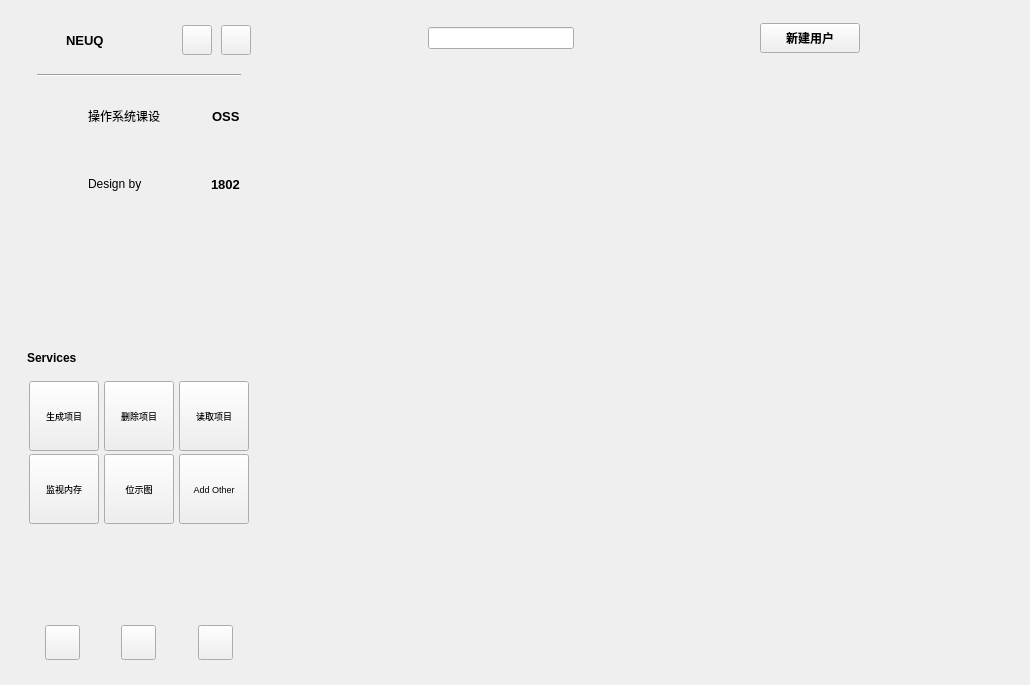
<?xml version="1.0" encoding="UTF-8"?>
<ui version="4.0">
 <class>Widget</class>
 <widget class="QWidget" name="Widget">
  <property name="geometry">
   <rect>
    <x>0</x>
    <y>0</y>
    <width>1030</width>
    <height>685</height>
   </rect>
  </property>
  <property name="minimumSize">
   <size>
    <width>1030</width>
    <height>685</height>
   </size>
  </property>
  <property name="windowTitle">
   <string>Widget</string>
  </property>
  <layout class="QVBoxLayout" name="verticalLayout">
   <property name="leftMargin">
    <number>9</number>
   </property>
   <property name="topMargin">
    <number>9</number>
   </property>
   <property name="rightMargin">
    <number>9</number>
   </property>
   <property name="bottomMargin">
    <number>9</number>
   </property>
   <item>
    <widget class="QWidget" name="w_bg" native="true">
     <layout class="QHBoxLayout" name="lay_bg">
      <property name="spacing">
       <number>6</number>
      </property>
      <property name="leftMargin">
       <number>4</number>
      </property>
      <property name="topMargin">
       <number>4</number>
      </property>
      <property name="rightMargin">
       <number>4</number>
      </property>
      <property name="bottomMargin">
       <number>4</number>
      </property>
      <item>
       <widget class="QWidget" name="w_menu" native="true">
        <property name="minimumSize">
         <size>
          <width>200</width>
          <height>0</height>
         </size>
        </property>
        <property name="maximumSize">
         <size>
          <width>252</width>
          <height>16777215</height>
         </size>
        </property>
        <layout class="QVBoxLayout" name="verticalLayout_2" stretch="1,1">
         <property name="spacing">
          <number>0</number>
         </property>
         <property name="leftMargin">
          <number>14</number>
         </property>
         <property name="topMargin">
          <number>12</number>
         </property>
         <property name="rightMargin">
          <number>14</number>
         </property>
         <property name="bottomMargin">
          <number>12</number>
         </property>
         <item>
          <widget class="QWidget" name="widget_2" native="true">
           <layout class="QVBoxLayout" name="verticalLayout_4">
            <property name="spacing">
             <number>8</number>
            </property>
            <property name="leftMargin">
             <number>0</number>
            </property>
            <property name="topMargin">
             <number>0</number>
            </property>
            <property name="rightMargin">
             <number>0</number>
            </property>
            <property name="bottomMargin">
             <number>0</number>
            </property>
            <item>
             <layout class="QHBoxLayout" name="horizontalLayout">
              <property name="spacing">
               <number>9</number>
              </property>
              <item>
               <widget class="QLabel" name="lab_logo">
                <property name="minimumSize">
                 <size>
                  <width>30</width>
                  <height>30</height>
                 </size>
                </property>
                <property name="maximumSize">
                 <size>
                  <width>30</width>
                  <height>30</height>
                 </size>
                </property>
                <property name="text">
                 <string/>
                </property>
                <property name="scaledContents">
                 <bool>false</bool>
                </property>
               </widget>
              </item>
              <item>
               <widget class="QLabel" name="label">
                <property name="font">
                 <font>
                  <pointsize>10</pointsize>
                  <weight>75</weight>
                  <bold>true</bold>
                 </font>
                </property>
                <property name="text">
                 <string>NEUQ</string>
                </property>
               </widget>
              </item>
              <item>
               <spacer name="horizontalSpacer">
                <property name="orientation">
                 <enum>Qt::Horizontal</enum>
                </property>
                <property name="sizeHint" stdset="0">
                 <size>
                  <width>40</width>
                  <height>20</height>
                 </size>
                </property>
               </spacer>
              </item>
              <item>
               <widget class="QPushButton" name="btn_setting">
                <property name="minimumSize">
                 <size>
                  <width>30</width>
                  <height>30</height>
                 </size>
                </property>
                <property name="maximumSize">
                 <size>
                  <width>30</width>
                  <height>30</height>
                 </size>
                </property>
                <property name="text">
                 <string/>
                </property>
                <property name="icon">
                 <iconset resource="qss.qrc">
                  <normaloff>:/icons/setting.png</normaloff>:/icons/setting.png</iconset>
                </property>
                <property name="iconSize">
                 <size>
                  <width>20</width>
                  <height>20</height>
                 </size>
                </property>
               </widget>
              </item>
              <item>
               <widget class="QPushButton" name="btn_mine">
                <property name="minimumSize">
                 <size>
                  <width>30</width>
                  <height>30</height>
                 </size>
                </property>
                <property name="maximumSize">
                 <size>
                  <width>30</width>
                  <height>30</height>
                 </size>
                </property>
                <property name="text">
                 <string/>
                </property>
                <property name="icon">
                 <iconset resource="qss.qrc">
                  <normaloff>:/icons/mine.png</normaloff>:/icons/mine.png</iconset>
                </property>
                <property name="iconSize">
                 <size>
                  <width>20</width>
                  <height>20</height>
                 </size>
                </property>
               </widget>
              </item>
             </layout>
            </item>
            <item>
             <widget class="QWidget" name="widget_3" native="true">
              <layout class="QVBoxLayout" name="verticalLayout_6">
               <property name="leftMargin">
                <number>10</number>
               </property>
               <property name="rightMargin">
                <number>10</number>
               </property>
               <item>
                <widget class="Line" name="line">
                 <property name="font">
                  <font>
                   <pointsize>9</pointsize>
                   <weight>50</weight>
                   <bold>false</bold>
                  </font>
                 </property>
                 <property name="styleSheet">
                  <string notr="true"/>
                 </property>
                 <property name="orientation">
                  <enum>Qt::Horizontal</enum>
                 </property>
                </widget>
               </item>
              </layout>
             </widget>
            </item>
            <item>
             <widget class="QWidget" name="w_item_01" native="true">
              <layout class="QHBoxLayout" name="horizontalLayout_3">
               <property name="spacing">
                <number>10</number>
               </property>
               <property name="topMargin">
                <number>0</number>
               </property>
               <item>
                <widget class="QLabel" name="lab_item_01">
                 <property name="minimumSize">
                  <size>
                   <width>40</width>
                   <height>40</height>
                  </size>
                 </property>
                 <property name="maximumSize">
                  <size>
                   <width>40</width>
                   <height>40</height>
                  </size>
                 </property>
                 <property name="text">
                  <string/>
                 </property>
                </widget>
               </item>
               <item>
                <widget class="QLabel" name="label_2">
                 <property name="font">
                  <font>
                   <pointsize>9</pointsize>
                  </font>
                 </property>
                 <property name="text">
                  <string>操作系统课设</string>
                 </property>
                </widget>
               </item>
               <item>
                <spacer name="horizontalSpacer_6">
                 <property name="orientation">
                  <enum>Qt::Horizontal</enum>
                 </property>
                 <property name="sizeHint" stdset="0">
                  <size>
                   <width>41</width>
                   <height>20</height>
                  </size>
                 </property>
                </spacer>
               </item>
               <item>
                <widget class="QLabel" name="lab_item_value_01">
                 <property name="font">
                  <font>
                   <pointsize>10</pointsize>
                   <weight>75</weight>
                   <bold>true</bold>
                  </font>
                 </property>
                 <property name="text">
                  <string>OSS</string>
                 </property>
                </widget>
               </item>
              </layout>
             </widget>
            </item>
            <item>
             <widget class="QWidget" name="w_item_02" native="true">
              <layout class="QHBoxLayout" name="horizontalLayout_4">
               <property name="spacing">
                <number>10</number>
               </property>
               <property name="topMargin">
                <number>9</number>
               </property>
               <item>
                <widget class="QLabel" name="lab_item_02">
                 <property name="minimumSize">
                  <size>
                   <width>40</width>
                   <height>40</height>
                  </size>
                 </property>
                 <property name="maximumSize">
                  <size>
                   <width>40</width>
                   <height>40</height>
                  </size>
                 </property>
                 <property name="text">
                  <string/>
                 </property>
                </widget>
               </item>
               <item>
                <widget class="QLabel" name="label_3">
                 <property name="font">
                  <font>
                   <pointsize>9</pointsize>
                  </font>
                 </property>
                 <property name="text">
                  <string>Design by</string>
                 </property>
                </widget>
               </item>
               <item>
                <spacer name="horizontalSpacer_7">
                 <property name="orientation">
                  <enum>Qt::Horizontal</enum>
                 </property>
                 <property name="sizeHint" stdset="0">
                  <size>
                   <width>40</width>
                   <height>20</height>
                  </size>
                 </property>
                </spacer>
               </item>
               <item>
                <widget class="QLabel" name="lab_item_value_02">
                 <property name="font">
                  <font>
                   <pointsize>10</pointsize>
                   <weight>75</weight>
                   <bold>true</bold>
                  </font>
                 </property>
                 <property name="text">
                  <string>1802</string>
                 </property>
                </widget>
               </item>
              </layout>
             </widget>
            </item>
            <item>
             <spacer name="verticalSpacer_2">
              <property name="orientation">
               <enum>Qt::Vertical</enum>
              </property>
              <property name="sizeHint" stdset="0">
               <size>
                <width>20</width>
                <height>40</height>
               </size>
              </property>
             </spacer>
            </item>
           </layout>
          </widget>
         </item>
         <item>
          <widget class="QWidget" name="widget" native="true">
           <layout class="QVBoxLayout" name="verticalLayout_3">
            <property name="spacing">
             <number>8</number>
            </property>
            <property name="leftMargin">
             <number>0</number>
            </property>
            <property name="topMargin">
             <number>0</number>
            </property>
            <property name="rightMargin">
             <number>0</number>
            </property>
            <property name="bottomMargin">
             <number>0</number>
            </property>
            <item>
             <widget class="QLabel" name="lab_title">
              <property name="minimumSize">
               <size>
                <width>0</width>
                <height>30</height>
               </size>
              </property>
              <property name="font">
               <font>
                <weight>75</weight>
                <bold>true</bold>
               </font>
              </property>
              <property name="text">
               <string>Services</string>
              </property>
             </widget>
            </item>
            <item>
             <layout class="QGridLayout" name="gridLayout">
              <property name="spacing">
               <number>3</number>
              </property>
              <item row="0" column="0">
               <widget class="QToolButton" name="btn_menu_item_1">
                <property name="minimumSize">
                 <size>
                  <width>70</width>
                  <height>70</height>
                 </size>
                </property>
                <property name="maximumSize">
                 <size>
                  <width>70</width>
                  <height>70</height>
                 </size>
                </property>
                <property name="font">
                 <font>
                  <pointsize>7</pointsize>
                 </font>
                </property>
                <property name="text">
                 <string>生成项目</string>
                </property>
                <property name="icon">
                 <iconset resource="qss.qrc">
                  <normaloff>:/icons/umbrella.png</normaloff>:/icons/umbrella.png</iconset>
                </property>
                <property name="toolButtonStyle">
                 <enum>Qt::ToolButtonTextUnderIcon</enum>
                </property>
               </widget>
              </item>
              <item row="1" column="1">
               <widget class="QToolButton" name="btn_menu_item_5">
                <property name="minimumSize">
                 <size>
                  <width>70</width>
                  <height>70</height>
                 </size>
                </property>
                <property name="maximumSize">
                 <size>
                  <width>70</width>
                  <height>70</height>
                 </size>
                </property>
                <property name="font">
                 <font>
                  <pointsize>7</pointsize>
                 </font>
                </property>
                <property name="text">
                 <string>位示图</string>
                </property>
                <property name="icon">
                 <iconset resource="qss.qrc">
                  <normaloff>:/icons/phone.png</normaloff>:/icons/phone.png</iconset>
                </property>
                <property name="toolButtonStyle">
                 <enum>Qt::ToolButtonTextUnderIcon</enum>
                </property>
               </widget>
              </item>
              <item row="0" column="1">
               <widget class="QToolButton" name="btn_menu_item_2">
                <property name="minimumSize">
                 <size>
                  <width>70</width>
                  <height>70</height>
                 </size>
                </property>
                <property name="maximumSize">
                 <size>
                  <width>70</width>
                  <height>70</height>
                 </size>
                </property>
                <property name="font">
                 <font>
                  <pointsize>7</pointsize>
                 </font>
                </property>
                <property name="text">
                 <string>删除项目</string>
                </property>
                <property name="icon">
                 <iconset resource="qss.qrc">
                  <normaloff>:/icons/modular.png</normaloff>:/icons/modular.png</iconset>
                </property>
                <property name="toolButtonStyle">
                 <enum>Qt::ToolButtonTextUnderIcon</enum>
                </property>
               </widget>
              </item>
              <item row="0" column="2">
               <widget class="QToolButton" name="btn_menu_item_3">
                <property name="minimumSize">
                 <size>
                  <width>70</width>
                  <height>70</height>
                 </size>
                </property>
                <property name="maximumSize">
                 <size>
                  <width>70</width>
                  <height>70</height>
                 </size>
                </property>
                <property name="font">
                 <font>
                  <pointsize>7</pointsize>
                 </font>
                </property>
                <property name="text">
                 <string>读取项目</string>
                </property>
                <property name="icon">
                 <iconset resource="qss.qrc">
                  <normaloff>:/icons/money.png</normaloff>:/icons/money.png</iconset>
                </property>
                <property name="toolButtonStyle">
                 <enum>Qt::ToolButtonTextUnderIcon</enum>
                </property>
               </widget>
              </item>
              <item row="1" column="0">
               <widget class="QToolButton" name="btn_menu_item_4">
                <property name="minimumSize">
                 <size>
                  <width>70</width>
                  <height>70</height>
                 </size>
                </property>
                <property name="maximumSize">
                 <size>
                  <width>70</width>
                  <height>70</height>
                 </size>
                </property>
                <property name="font">
                 <font>
                  <pointsize>7</pointsize>
                 </font>
                </property>
                <property name="text">
                 <string>监视内存</string>
                </property>
                <property name="icon">
                 <iconset resource="qss.qrc">
                  <normaloff>:/icons/member.png</normaloff>:/icons/member.png</iconset>
                </property>
                <property name="toolButtonStyle">
                 <enum>Qt::ToolButtonTextUnderIcon</enum>
                </property>
               </widget>
              </item>
              <item row="1" column="2">
               <widget class="QToolButton" name="btn_menu_item_6">
                <property name="minimumSize">
                 <size>
                  <width>70</width>
                  <height>70</height>
                 </size>
                </property>
                <property name="maximumSize">
                 <size>
                  <width>70</width>
                  <height>70</height>
                 </size>
                </property>
                <property name="font">
                 <font>
                  <pointsize>7</pointsize>
                 </font>
                </property>
                <property name="text">
                 <string>Add Other</string>
                </property>
                <property name="toolButtonStyle">
                 <enum>Qt::ToolButtonTextUnderIcon</enum>
                </property>
               </widget>
              </item>
             </layout>
            </item>
            <item>
             <spacer name="verticalSpacer">
              <property name="orientation">
               <enum>Qt::Vertical</enum>
              </property>
              <property name="sizeHint" stdset="0">
               <size>
                <width>20</width>
                <height>40</height>
               </size>
              </property>
             </spacer>
            </item>
            <item>
             <layout class="QHBoxLayout" name="horizontalLayout_2" stretch="1,0,2,0,2,0,1">
              <item>
               <spacer name="horizontalSpacer_4">
                <property name="orientation">
                 <enum>Qt::Horizontal</enum>
                </property>
                <property name="sizeHint" stdset="0">
                 <size>
                  <width>40</width>
                  <height>20</height>
                 </size>
                </property>
               </spacer>
              </item>
              <item>
               <widget class="QPushButton" name="btn_littleshow">
                <property name="minimumSize">
                 <size>
                  <width>35</width>
                  <height>35</height>
                 </size>
                </property>
                <property name="maximumSize">
                 <size>
                  <width>35</width>
                  <height>35</height>
                 </size>
                </property>
                <property name="text">
                 <string/>
                </property>
                <property name="icon">
                 <iconset resource="qss.qrc">
                  <normaloff>:/icons/mini.png</normaloff>:/icons/mini.png</iconset>
                </property>
               </widget>
              </item>
              <item>
               <spacer name="horizontalSpacer_2">
                <property name="orientation">
                 <enum>Qt::Horizontal</enum>
                </property>
                <property name="sizeHint" stdset="0">
                 <size>
                  <width>40</width>
                  <height>20</height>
                 </size>
                </property>
               </spacer>
              </item>
              <item>
               <widget class="QPushButton" name="btn_home">
                <property name="minimumSize">
                 <size>
                  <width>35</width>
                  <height>35</height>
                 </size>
                </property>
                <property name="maximumSize">
                 <size>
                  <width>35</width>
                  <height>35</height>
                 </size>
                </property>
                <property name="text">
                 <string/>
                </property>
                <property name="icon">
                 <iconset resource="qss.qrc">
                  <normaloff>:/icons/home.png</normaloff>:/icons/home.png</iconset>
                </property>
               </widget>
              </item>
              <item>
               <spacer name="horizontalSpacer_3">
                <property name="orientation">
                 <enum>Qt::Horizontal</enum>
                </property>
                <property name="sizeHint" stdset="0">
                 <size>
                  <width>40</width>
                  <height>20</height>
                 </size>
                </property>
               </spacer>
              </item>
              <item>
               <widget class="QPushButton" name="btn_logout">
                <property name="minimumSize">
                 <size>
                  <width>35</width>
                  <height>35</height>
                 </size>
                </property>
                <property name="maximumSize">
                 <size>
                  <width>35</width>
                  <height>35</height>
                 </size>
                </property>
                <property name="text">
                 <string/>
                </property>
                <property name="icon">
                 <iconset resource="qss.qrc">
                  <normaloff>:/icons/logout.png</normaloff>:/icons/logout.png</iconset>
                </property>
               </widget>
              </item>
              <item>
               <spacer name="horizontalSpacer_5">
                <property name="orientation">
                 <enum>Qt::Horizontal</enum>
                </property>
                <property name="sizeHint" stdset="0">
                 <size>
                  <width>40</width>
                  <height>20</height>
                 </size>
                </property>
               </spacer>
              </item>
             </layout>
            </item>
           </layout>
          </widget>
         </item>
        </layout>
       </widget>
      </item>
      <item>
       <widget class="QWidget" name="w_main" native="true">
        <layout class="QVBoxLayout" name="verticalLayout_5" stretch="1,7">
         <property name="spacing">
          <number>19</number>
         </property>
         <property name="topMargin">
          <number>10</number>
         </property>
         <property name="bottomMargin">
          <number>6</number>
         </property>
         <item>
          <layout class="QHBoxLayout" name="horizontalLayout_5">
           <property name="spacing">
            <number>40</number>
           </property>
           <item>
            <spacer name="horizontalSpacer_8">
             <property name="orientation">
              <enum>Qt::Horizontal</enum>
             </property>
             <property name="sizeHint" stdset="0">
              <size>
               <width>40</width>
               <height>20</height>
              </size>
             </property>
            </spacer>
           </item>
           <item>
            <widget class="QLineEdit" name="edit_username"/>
           </item>
           <item>
            <spacer name="horizontalSpacer_10">
             <property name="orientation">
              <enum>Qt::Horizontal</enum>
             </property>
             <property name="sizeHint" stdset="0">
              <size>
               <width>40</width>
               <height>20</height>
              </size>
             </property>
            </spacer>
           </item>
           <item>
            <widget class="QPushButton" name="creat">
             <property name="minimumSize">
              <size>
               <width>100</width>
               <height>0</height>
              </size>
             </property>
             <property name="maximumSize">
              <size>
               <width>100</width>
               <height>30</height>
              </size>
             </property>
             <property name="font">
              <font>
               <pointsize>9</pointsize>
               <weight>75</weight>
               <bold>true</bold>
              </font>
             </property>
             <property name="text">
              <string>新建用户</string>
             </property>
            </widget>
           </item>
           <item>
            <spacer name="horizontalSpacer_9">
             <property name="orientation">
              <enum>Qt::Horizontal</enum>
             </property>
             <property name="sizeHint" stdset="0">
              <size>
               <width>40</width>
               <height>20</height>
              </size>
             </property>
            </spacer>
           </item>
          </layout>
         </item>
         <item>
          <widget class="QStackedWidget" name="sw_main">
           <property name="currentIndex">
            <number>0</number>
           </property>
           <widget class="QWidget" name="page">
            <layout class="QVBoxLayout" name="verticalLayout_7">
             <item>
              <widget class="QLabel" name="lab_mess_1">
               <property name="font">
                <font>
                 <pointsize>20</pointsize>
                 <weight>75</weight>
                 <bold>true</bold>
                </font>
               </property>
               <property name="layoutDirection">
                <enum>Qt::LeftToRight</enum>
               </property>
               <property name="text">
                <string/>
               </property>
               <property name="alignment">
                <set>Qt::AlignCenter</set>
               </property>
              </widget>
             </item>
            </layout>
           </widget>
           <widget class="QWidget" name="page_2">
            <layout class="QVBoxLayout" name="verticalLayout_8">
             <item>
              <widget class="QLabel" name="lab_mess_2">
               <property name="font">
                <font>
                 <pointsize>20</pointsize>
                 <weight>75</weight>
                 <bold>true</bold>
                </font>
               </property>
               <property name="layoutDirection">
                <enum>Qt::LeftToRight</enum>
               </property>
               <property name="text">
                <string>Expenses</string>
               </property>
               <property name="alignment">
                <set>Qt::AlignCenter</set>
               </property>
              </widget>
             </item>
            </layout>
           </widget>
           <widget class="QWidget" name="page_3">
            <layout class="QVBoxLayout" name="verticalLayout_9">
             <item>
              <widget class="QLabel" name="lab_mess_3">
               <property name="font">
                <font>
                 <pointsize>20</pointsize>
                 <weight>75</weight>
                 <bold>true</bold>
                </font>
               </property>
               <property name="layoutDirection">
                <enum>Qt::LeftToRight</enum>
               </property>
               <property name="text">
                <string>History</string>
               </property>
               <property name="alignment">
                <set>Qt::AlignCenter</set>
               </property>
              </widget>
             </item>
            </layout>
           </widget>
           <widget class="QWidget" name="page_4">
            <layout class="QVBoxLayout" name="verticalLayout_10">
             <item>
              <widget class="QLabel" name="lab_mess_4">
               <property name="font">
                <font>
                 <pointsize>20</pointsize>
                 <weight>75</weight>
                 <bold>true</bold>
                </font>
               </property>
               <property name="layoutDirection">
                <enum>Qt::LeftToRight</enum>
               </property>
               <property name="text">
                <string>Actions</string>
               </property>
               <property name="alignment">
                <set>Qt::AlignCenter</set>
               </property>
              </widget>
             </item>
            </layout>
           </widget>
          </widget>
         </item>
        </layout>
       </widget>
      </item>
     </layout>
    </widget>
   </item>
  </layout>
 </widget>
 <layoutdefault spacing="6" margin="11"/>
 <resources>
  <include location="qss.qrc"/>
 </resources>
 <connections/>
</ui>
